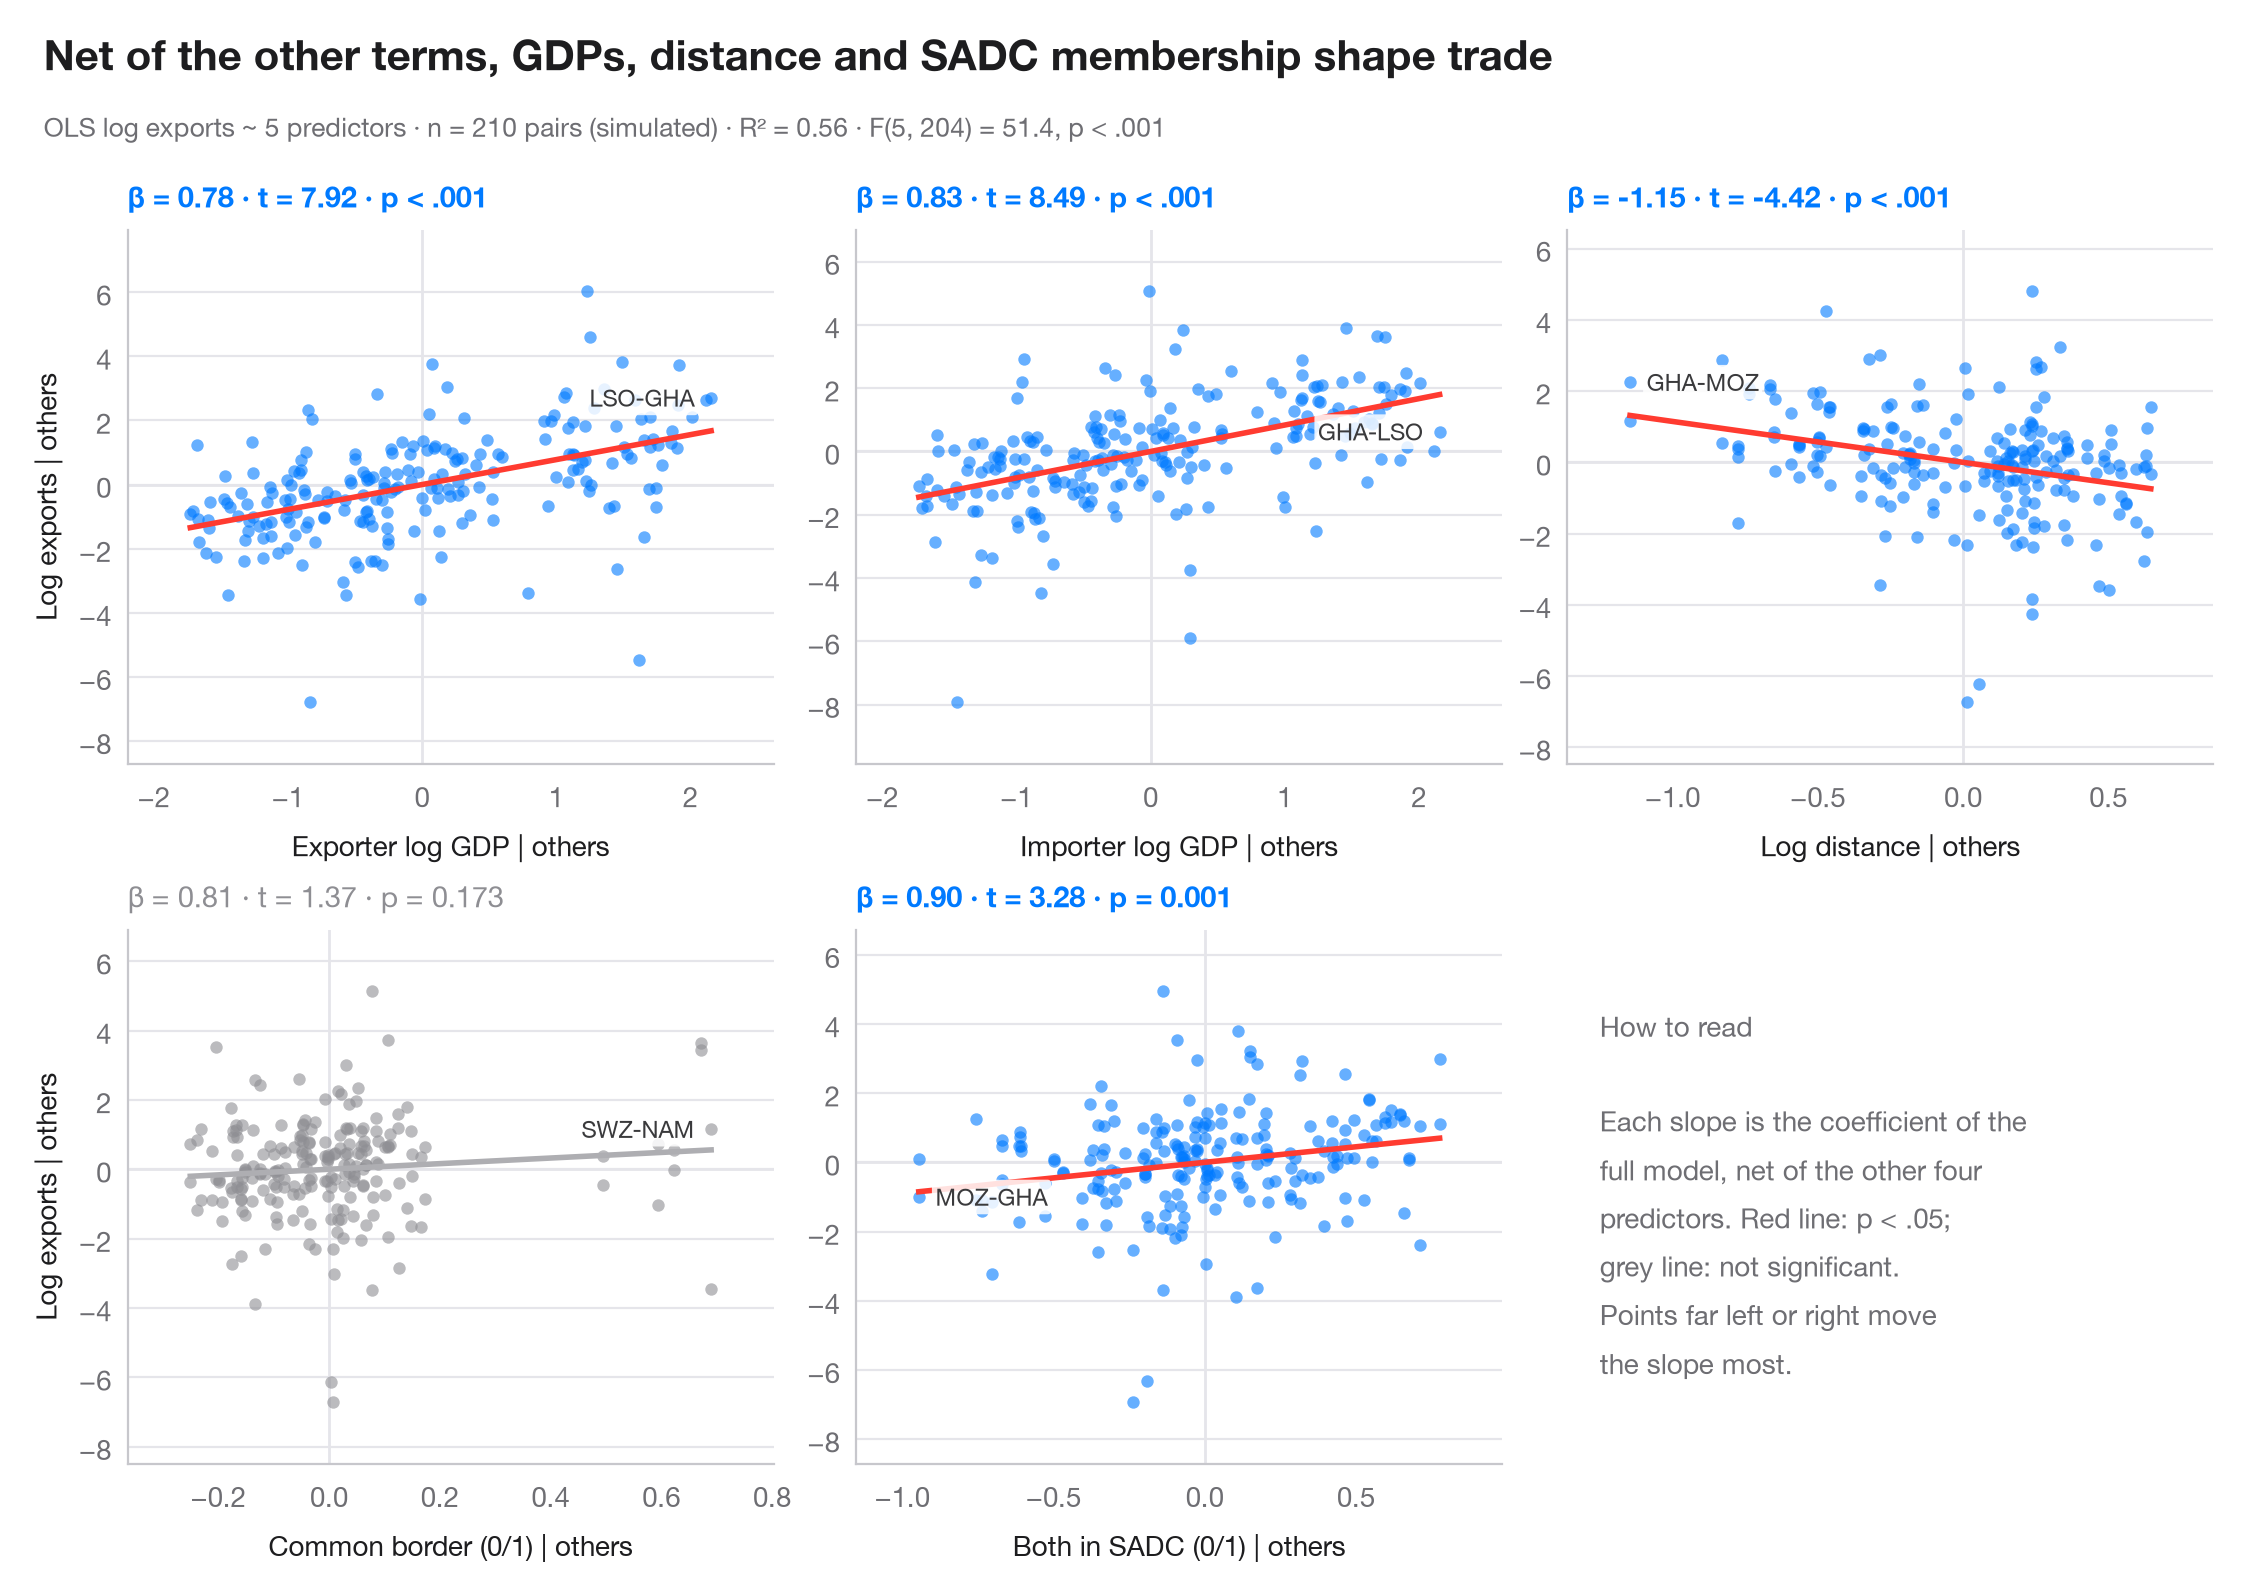

Python code for this plot:
"""
title: Added-variable plots
summary: One partial-regression panel per predictor; each fitted slope equals its coefficient.
r: car::avPlots()
tags: [partial regression, added-variable, Frisch-Waugh-Lovell, multiple regression, gravity model]
description: |
  In a multiple regression, a raw scatter of y against one predictor mixes its
  effect with everything correlated with it. An **added-variable plot** removes
  that: it plots the residuals of y on all *other* predictors against the
  residuals of the focal predictor on those same predictors. By the
  Frisch–Waugh–Lovell theorem, the slope of the line through the cloud is exactly
  the multiple-regression coefficient, and points far out on the x-axis are the
  ones that drive that coefficient.

  The setting is Tengia, Wandschneider, Warin & Wunnava (2011, *African Finance
  Journal*): an augmented gravity model of Southern African trade. The data are
  **simulated** for illustration — they are not the paper's data or results — and
  come from the same generator as the residual-diagnostics example: n = 210
  directed pairs among 15 African economies, 10 of them SADC members. Log exports
  are regressed on the log GDPs of exporter and importer, log distance, a common
  border and joint SADC membership with **statsmodels** `smf.ols()`. Residuals are
  computed with one auxiliary OLS fit per axis; each panel reports β, its t and p.
"""
import matplotlib.pyplot as plt
import numpy as np
import pandas as pd
import statsmodels.formula.api as smf
# Simulated data, set in the context of Tengia, Wandschneider, Warin & Wunnava (2011) [tengia2011]

# Data: 15 African economies (10 SADC members), all 210 directed trade pairs
rng = np.random.default_rng(2011)
codes = ["AGO", "BWA", "LSO", "MWI", "MOZ", "NAM", "ZAF", "SWZ", "ZMB", "ZWE",   # SADC
         "KEN", "UGA", "ETH", "NGA", "GHA"]                                       # non-SADC
gdp = rng.normal(23, 1.3, 15)                                    # log GDP (US$)
xy = np.r_[rng.normal([0, -2000], 700, (10, 2)), rng.normal([0, 1500], 1500, (5, 2))]  # km
o, d = np.nonzero(~np.eye(15, dtype=bool))                       # exporter, importer
dist = np.hypot(*(xy[o] - xy[d]).T) + 200
df = pd.DataFrame({"ln_gdp_o": gdp[o], "ln_gdp_d": gdp[d], "ln_dist": np.log(dist),
                   "sadc": ((o < 10) & (d < 10)).astype(int), "border": (dist < 800).astype(int)},
                  index=[f"{codes[a]}-{codes[b]}" for a, b in zip(o, d)])
df["ln_trade"] = (-12 + 0.9 * df.ln_gdp_o + 0.8 * df.ln_gdp_d - 1.2 * df.ln_dist
                  + 0.7 * df.sadc + 0.5 * df.border + rng.standard_t(4, len(df)))

predictors = ["ln_gdp_o", "ln_gdp_d", "ln_dist", "border", "sadc"]
labels = {"ln_gdp_o": "Exporter log GDP", "ln_gdp_d": "Importer log GDP",
          "ln_dist": "Log distance", "border": "Common border (0/1)",
          "sadc": "Both in SADC (0/1)"}
full = smf.ols("ln_trade ~ " + " + ".join(predictors), data=df).fit()

fig, axes = plt.subplots(2, 3, figsize=(11, 7.75), layout="constrained")
fig.get_layout_engine().set(rect=(0, 0, 1, 0.903))   # keep the top of the figure for the title and subtitle
for ax, x in zip(axes.flat, predictors):
    others = " + ".join(p for p in predictors if p != x)
    ey = smf.ols(f"ln_trade ~ {others}", data=df).fit().resid     # y | others
    ex = smf.ols(f"{x} ~ {others}", data=df).fit().resid          # x | others
    sig = full.pvalues[x] < 0.05
    c = "#007AFF" if sig else "#8E8E93"

    ax.axhline(0, color="#E5E5EA", lw=1); ax.axvline(0, color="#E5E5EA", lw=1)
    ax.scatter(ex, ey, s=20, color=c, alpha=0.6, lw=0, zorder=2)
    grid = np.linspace(ex.min(), ex.max(), 2)
    ax.plot(grid, full.params[x] * grid, color="#FF3B30" if sig else "#AEAEB2", lw=2)
    # Label the observation with the most extreme partial x
    for i in np.argsort(-np.abs(ex.to_numpy()))[:1]:
        right = ex.iloc[i] < 0
        ax.annotate(df.index[i], (ex.iloc[i], ey.iloc[i]),
                    xytext=(6 if right else -6, 0), textcoords="offset points",
                    ha="left" if right else "right", va="center", fontsize=8.5, color="#3A3A3C",
                    zorder=3, bbox=dict(boxstyle="round,pad=0.15", fc="white", ec="none", alpha=0.85))
    p = full.pvalues[x]
    ax.set_title(f"β = {full.params[x]:.2f} · t = {full.tvalues[x]:.2f} · "
                 + ("p < .001" if p < .001 else f"p = {p:.3f}"), fontsize=10.5, color=c,
                 fontweight="semibold" if sig else "normal", pad=8)
    ax.set_xlabel(f"{labels[x]} | others", fontsize=10)
    if ax.get_subplotspec().is_first_col():
        ax.set_ylabel("Log exports | others", fontsize=10)
    ax.margins(x=0.12, y=0.15)

# Last cell: reading guide instead of an empty panel
axes.flat[-1].axis("off")
axes.flat[-1].text(0.05, 0.5, "How to read\n\nEach slope is the coefficient of the\n"
                   "full model, net of the other four\npredictors. Red line: p < .05;\n"
                   "grey line: not significant.\nPoints far left or right move\n"
                   "the slope most.", transform=axes.flat[-1].transAxes, va="center",
                   fontsize=10, color="#6E6E73", linespacing=1.5)

fig.text(0.01, 0.962, "Net of the other terms, GDPs, distance and SADC membership shape trade",
         fontsize=15, fontweight="semibold", va="bottom")
fig.text(0.01, 0.921, f"OLS log exports ~ 5 predictors · n = {int(full.nobs)} pairs (simulated) · "
         f"R² = {full.rsquared:.2f} · F({full.df_model:.0f}, {full.df_resid:.0f}) = "
         f"{full.fvalue:.1f}, p < .001", fontsize=9.5, color="#6E6E73", va="bottom")
plt.show()
